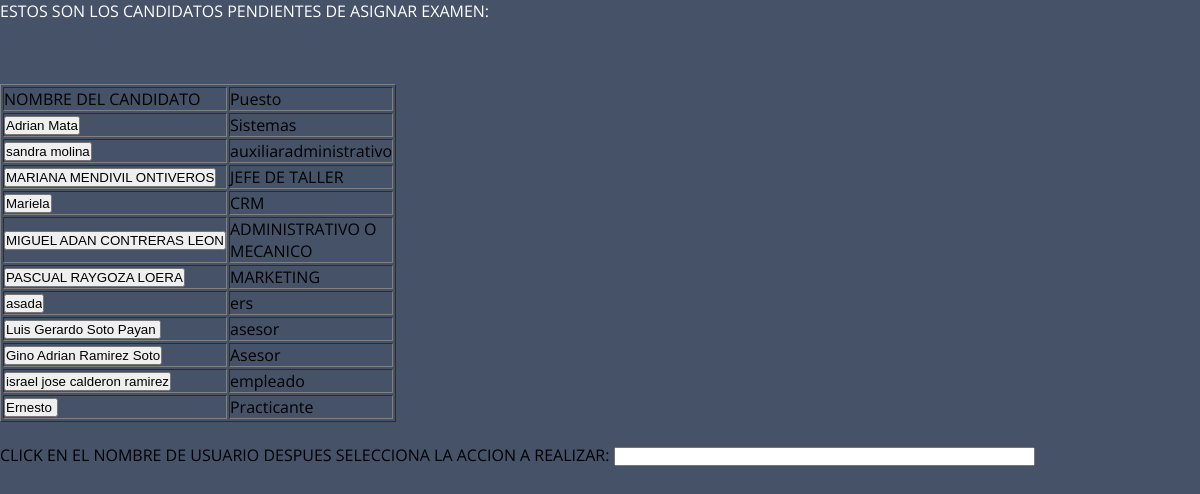
/pruebas.php, run on the app's committed database.
### tables this page shows
CREATE TABLE IF NOT EXISTS `candidatos` (
  `Id` int(10) NOT NULL AUTO_INCREMENT,
  `Nombre` varchar(255) NOT NULL,
  `Escolaridad` varchar(255) NOT NULL,
  `Edad` int(11) NOT NULL,
  `Puesto` varchar(255) NOT NULL,
  `Correo` varchar(255) NOT NULL,
  `Estado` varchar(255) NOT NULL,
  `prueba` varchar(255) DEFAULT NULL,
  `User` varchar(255) DEFAULT NULL,
  `Password` varchar(255) DEFAULT NULL,
  `StatusBarsit` varchar(255) DEFAULT NULL,
  `PuntosBarsit` int(10) DEFAULT NULL,
  `StatusCleaver` varchar(255) NOT NULL,
  `CleaverDM` int(10) DEFAULT NULL,
  `CleaverDL` int(10) DEFAULT NULL,
  `CleaverDML` int(10) DEFAULT NULL,
  `CleaverIM` int(10) DEFAULT NULL,
  `CleaverIL` int(10) DEFAULT NULL,
  `CleaverIML` int(10) DEFAULT NULL,
  `CleaverSM` int(10) DEFAULT NULL,
  `CleaverSL` int(10) DEFAULT NULL,
  `CleaverSML` int(10) DEFAULT NULL,
  `CleaverCM` int(10) DEFAULT NULL,
  `CleaverCL` int(10) DEFAULT NULL,
  `CleaverCML` int(10) DEFAULT NULL,
  `StatusDomino` varchar(255) DEFAULT NULL,
  `PuntosDomino` float(10,2) DEFAULT NULL,
  `CapDomino` varchar(255) DEFAULT NULL,
  `StatusIPV` varchar(255) DEFAULT NULL,
  `IPVI` int(10) DEFAULT NULL,
  `IPVII` int(10) DEFAULT NULL,
  `IPVIII` int(10) DEFAULT NULL,
  `IPVIV` int(10) DEFAULT NULL,
  `IPVV` int(10) DEFAULT NULL,
  `IPVVI` int(10) DEFAULT NULL,
  `IPVVII` int(10) DEFAULT NULL,
  `IPVVIII` int(10) DEFAULT NULL,
  `IPVIX` int(10) DEFAULT NULL,
  `IPVDGV` int(10) DEFAULT NULL,
  `IPVR` int(10) DEFAULT NULL,
  `IPVA` int(10) DEFAULT NULL,
  `StatusKostick` varchar(255) NOT NULL,
  `KostickG` int(10) DEFAULT NULL,
  `KostickL` int(10) DEFAULT NULL,
  `KostickI` int(10) DEFAULT NULL,
  `KostickT` int(11) DEFAULT NULL,
  `KostickV` int(11) DEFAULT NULL,
  `KostickS` int(11) DEFAULT NULL,
  `KostickR` int(11) DEFAULT NULL,
  `KostickD` int(11) DEFAULT NULL,
  `KostickC` int(11) DEFAULT NULL,
  `KostickE` int(11) DEFAULT NULL,
  `KostickN` int(11) DEFAULT NULL,
  `KostickA` int(11) DEFAULT NULL,
  `KostickP` int(11) DEFAULT NULL,
  `KostickX` int(11) DEFAULT NULL,
  `KostickB` int(11) DEFAULT NULL,
  `KostickO` int(11) DEFAULT NULL,
  `KostickZ` int(11) DEFAULT NULL,
  `KostickK` int(11) DEFAULT NULL,
  `KostickF` int(11) DEFAULT NULL,
  `KostickW` int(11) DEFAULT NULL,
  `StatusTerman` varchar(255) NOT NULL,
  `TermanI` int(11) NOT NULL,
  `TermanII` int(11) NOT NULL,
  `TermanIII` int(11) NOT NULL,
  `TermanIV` int(11) NOT NULL,
  `TermanV` int(11) NOT NULL,
  `TermanVI` int(11) NOT NULL,
  `TermanVII` int(11) NOT NULL,
  `TermanVIII` int(11) NOT NULL,
  `TermanIX` int(11) NOT NULL,
  `TermanX` int(11) NOT NULL,
  PRIMARY KEY (`Id`)
);

### pruebas.php (the view, shortened to what this page needs)
<!DOCTYPE html PUBLIC "-//W3C//DTD XHTML 1.0 Transitional//EN" "http://www.w3.org/TR/xhtml1/DTD/xhtml1-transitional.dtd">
<html xmlns="http://www.w3.org/1999/xhtml">
<head>
<link href="css/styles.css" rel="stylesheet" type="text/css" />
</head>
<body>
<form id="form1" name="form1" method="post" action="" enctype="multipart/form-data">
  <p>ESTOS SON LOS CANDIDATOS PENDIENTES DE ASIGNAR EXAMEN: </p>
  <table width="300" height="100" border="auto">
    <tr>
      <td bgcolor=""><span >NOMBRE DEL CANDIDATO</span></td>
      <td><span >Puesto</span></td>
      <?php
include('Conexion2.php');
$query="SELECT * from candidatos";
$result=mysqli_query($cnx,$query);
while(($row=mysqli_fetch_array($result)))
{
?>
    </tr>
    <tr>
      <td><input type="button" id="aceptar" value="<?php echo $row["Nombre"];?>" onclick="this.value='<?php echo $row["Nombre"];?>'"/></td>
      <td><?php echo $row["Puesto"];?></td>
    </tr>
    <?php
					}
   			?>
    <p>&nbsp;</p>
  </table>
  <br />
  <label>CLICK EN EL NOMBRE DE USUARIO DESPUES SELECCIONA LA ACCION A REALIZAR:</label>
  <input type="text" name="Nombre" value="<?php echo $row['Nombre'];?>" size="50" />
</form>
</body>
</html>

### css/styles.css (style rules this page uses)
* { margin:0; padding:0; }
body { font-family: 'Open Sans', sans-serif; background:#455268; }
p { font-family: "Open Sans", sans-serif; font-size: 16px; padding-bottom: 20px; color: #FFF; text-align: left; }

### data on the page
candidatos: Nombre "Adrian Mata", Puesto "Sistemas"
candidatos: Nombre "sandra molina", Puesto "auxiliaradministrativo"
candidatos: Nombre "MARIANA MENDIVIL ONTIVEROS", Puesto "JEFE DE TALLER"
candidatos: Nombre "Mariela", Puesto "CRM"
candidatos: Nombre "MIGUEL ADAN CONTRERAS LEON", Puesto "ADMINISTRATIVO O MECANICO"
candidatos: Nombre "PASCUAL RAYGOZA LOERA", Puesto "MARKETING"
candidatos: Nombre "asada", Puesto "ers"
candidatos: Nombre "Luis Gerardo Soto Payan", Puesto "asesor"
candidatos: Nombre "Gino Adrian Ramirez Soto", Puesto "Asesor"
candidatos: Nombre "israel jose calderon ramirez", Puesto "empleado"
candidatos: Nombre "Ernesto", Puesto "Practicante"
